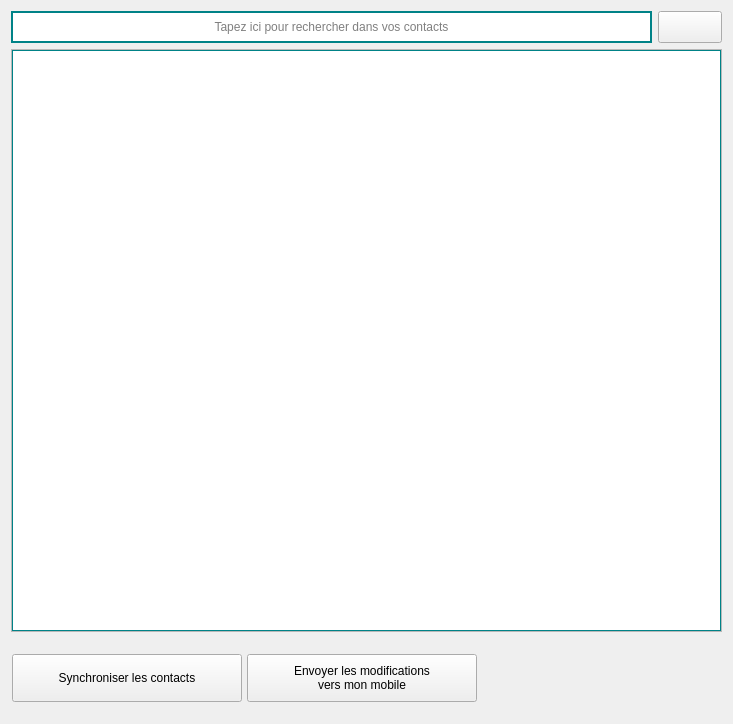
<?xml version="1.0" encoding="UTF-8"?>
<ui version="4.0">
 <class>MobiiContactPanel</class>
 <widget class="QWidget" name="MobiiContactPanel">
  <property name="geometry">
   <rect>
    <x>0</x>
    <y>0</y>
    <width>733</width>
    <height>724</height>
   </rect>
  </property>
  <property name="minimumSize">
   <size>
    <width>600</width>
    <height>408</height>
   </size>
  </property>
  <property name="windowTitle">
   <string>MobiiContactPanel</string>
  </property>
  <layout class="QHBoxLayout" name="horizontalLayout">
   <item>
    <widget class="QWidget" name="contactsListContainer" native="true">
     <layout class="QVBoxLayout" name="verticalLayout">
      <property name="leftMargin">
       <number>0</number>
      </property>
      <property name="topMargin">
       <number>0</number>
      </property>
      <property name="rightMargin">
       <number>0</number>
      </property>
      <property name="bottomMargin">
       <number>0</number>
      </property>
      <item>
       <layout class="QHBoxLayout" name="searchLayout">
        <item>
         <widget class="QLineEdit" name="searchContact">
          <property name="minimumSize">
           <size>
            <width>0</width>
            <height>32</height>
           </size>
          </property>
          <property name="styleSheet">
           <string notr="true"> border: 2px solid #008287;</string>
          </property>
          <property name="text">
           <string/>
          </property>
          <property name="alignment">
           <set>Qt::AlignCenter</set>
          </property>
          <property name="placeholderText">
           <string>Tapez ici pour rechercher dans vos contacts</string>
          </property>
         </widget>
        </item>
        <item>
         <widget class="QPushButton" name="newContact">
          <property name="minimumSize">
           <size>
            <width>64</width>
            <height>32</height>
           </size>
          </property>
          <property name="toolTip">
           <string>Ajouter un contact</string>
          </property>
          <property name="text">
           <string/>
          </property>
          <property name="icon">
           <iconset resource="mobii.qrc">
            <normaloff>:/buttons/Resources/add.png</normaloff>:/buttons/Resources/add.png</iconset>
          </property>
          <property name="iconSize">
           <size>
            <width>24</width>
            <height>24</height>
           </size>
          </property>
         </widget>
        </item>
       </layout>
      </item>
      <item>
       <widget class="QScrollArea" name="contactList">
        <property name="frameShape">
         <enum>QFrame::StyledPanel</enum>
        </property>
        <property name="frameShadow">
         <enum>QFrame::Sunken</enum>
        </property>
        <property name="lineWidth">
         <number>2</number>
        </property>
        <property name="widgetResizable">
         <bool>true</bool>
        </property>
        <widget class="QWidget" name="contactContent">
         <property name="geometry">
          <rect>
           <x>0</x>
           <y>0</y>
           <width>711</width>
           <height>577</height>
          </rect>
         </property>
         <layout class="QHBoxLayout" name="horizontalLayout_2">
          <property name="leftMargin">
           <number>0</number>
          </property>
          <property name="topMargin">
           <number>0</number>
          </property>
          <property name="rightMargin">
           <number>0</number>
          </property>
          <property name="bottomMargin">
           <number>0</number>
          </property>
          <item>
           <widget class="QListWidget" name="listWidget">
            <property name="styleSheet">
             <string notr="true"> border: 1px solid #008287;
</string>
            </property>
           </widget>
          </item>
         </layout>
        </widget>
       </widget>
      </item>
      <item>
       <spacer name="verticalSpacer">
        <property name="orientation">
         <enum>Qt::Vertical</enum>
        </property>
        <property name="sizeType">
         <enum>QSizePolicy::Fixed</enum>
        </property>
        <property name="sizeHint" stdset="0">
         <size>
          <width>20</width>
          <height>5</height>
         </size>
        </property>
       </spacer>
      </item>
      <item>
       <widget class="QWidget" name="buttonsLayout" native="true">
        <layout class="QHBoxLayout" name="horizontalLayout_6">
         <property name="spacing">
          <number>5</number>
         </property>
         <property name="leftMargin">
          <number>1</number>
         </property>
         <item>
          <widget class="QPushButton" name="getContactButton">
           <property name="sizePolicy">
            <sizepolicy hsizetype="Preferred" vsizetype="Fixed">
             <horstretch>0</horstretch>
             <verstretch>0</verstretch>
            </sizepolicy>
           </property>
           <property name="minimumSize">
            <size>
             <width>230</width>
             <height>48</height>
            </size>
           </property>
           <property name="text">
            <string>Synchroniser les contacts</string>
           </property>
           <property name="icon">
            <iconset resource="mobii.qrc">
             <normaloff>:/buttons/Resources/sync.png</normaloff>:/buttons/Resources/sync.png</iconset>
           </property>
           <property name="iconSize">
            <size>
             <width>24</width>
             <height>24</height>
            </size>
           </property>
          </widget>
         </item>
         <item>
          <widget class="QPushButton" name="sendContactsToMobile">
           <property name="enabled">
            <bool>true</bool>
           </property>
           <property name="minimumSize">
            <size>
             <width>230</width>
             <height>48</height>
            </size>
           </property>
           <property name="text">
            <string>Envoyer les modifications
vers mon mobile</string>
           </property>
           <property name="icon">
            <iconset resource="mobii.qrc">
             <normaloff>:/buttons/Resources/share.png</normaloff>:/buttons/Resources/share.png</iconset>
           </property>
           <property name="iconSize">
            <size>
             <width>24</width>
             <height>24</height>
            </size>
           </property>
          </widget>
         </item>
         <item>
          <spacer name="horizontalSpacer">
           <property name="orientation">
            <enum>Qt::Horizontal</enum>
           </property>
           <property name="sizeHint" stdset="0">
            <size>
             <width>40</width>
             <height>20</height>
            </size>
           </property>
          </spacer>
         </item>
        </layout>
       </widget>
      </item>
     </layout>
    </widget>
   </item>
  </layout>
 </widget>
 <layoutdefault spacing="6" margin="11"/>
 <resources>
  <include location="mobii.qrc"/>
 </resources>
 <connections/>
</ui>
